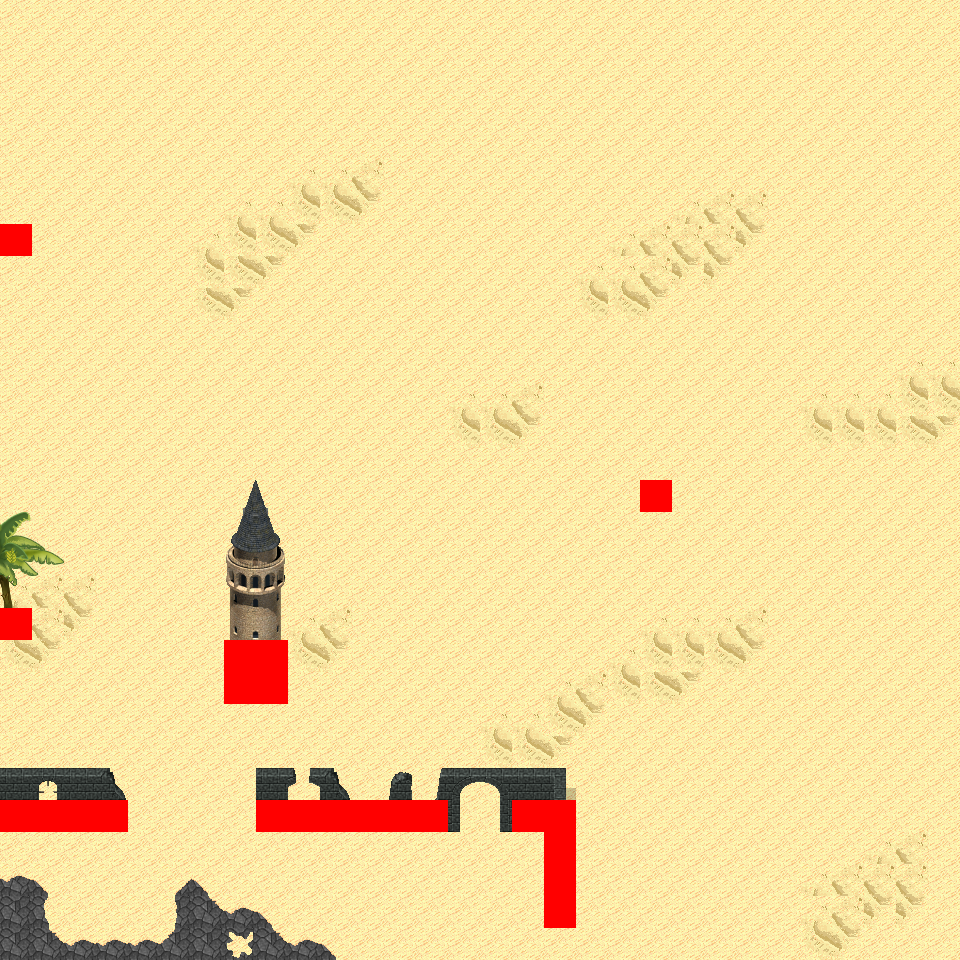

Below is a game level as drawn by its tile map, then a one-line description and the .tmx that defines it (tile-layer data replaced by summaries):
An orthogonal 30x30 tile map with 32x32 px tiles, 6 tile layers (Ground, Object, Object2, Above, ...), 14 tilesets and 6 objects (6x mapExit).

<map version="1.0" orientation="orthogonal" renderorder="right-down" width="30" height="30" tilewidth="32" tileheight="32" nextobjectid="7">
  <tileset firstgid="1" name="tileset_logic_collision" tilewidth="32" tileheight="32" tilecount="1" columns="1">
    <image source="../drawable/tileset_logic_collision.png" width="32" height="32" />
  </tileset>
  <tileset firstgid="2" name="tileset_ground_ground" tilewidth="32" tileheight="32" tilecount="33" columns="3">
    <image source="../drawable/tileset_ground_ground.png" width="96" height="352" />
  </tileset>
  <tileset firstgid="35" name="tileset_terrain_desert" tilewidth="32" tileheight="32" tilecount="88" columns="8">
    <image source="../drawable/tileset_terrain_desert.png" width="256" height="352" />
  </tileset>
  <tileset firstgid="123" name="tileset_building_stone_ruins" tilewidth="32" tileheight="32" tilecount="72" columns="6">
    <image source="../drawable/tileset_building_stone_ruins.png" width="192" height="384" />
  </tileset>
  <tileset firstgid="195" name="tileset_ground_sand_edges" tilewidth="32" tileheight="32" tilecount="15" columns="5">
    <image source="../drawable/tileset_ground_sand_edges.png" width="160" height="96" />
  </tileset>
  <tileset firstgid="210" name="tileset_ground_slate_tiles" tilewidth="32" tileheight="32" tilecount="15" columns="5">
    <image source="../drawable/tileset_ground_slate_tiles.png" width="160" height="96" />
  </tileset>
  <tileset firstgid="225" name="tileset_ground_sand_2" tilewidth="32" tileheight="32" tilecount="15" columns="5">
    <image source="../drawable/tileset_ground_sand_2.png" width="160" height="96" />
  </tileset>
  <tileset firstgid="240" name="tileset_plant_cactus_2" tilewidth="32" tileheight="32" tilecount="10" columns="5">
    <image source="../drawable/tileset_plant_cactus_2.png" width="160" height="64" />
  </tileset>
  <tileset firstgid="250" name="tileset_plant_round_cactuses" tilewidth="32" tileheight="32" tilecount="20" columns="10">
    <image source="../drawable/tileset_plant_round_cactuses.png" width="320" height="64" />
  </tileset>
  <tileset firstgid="270" name="tileset_plant_tree_banana_tree" tilewidth="32" tileheight="32" tilecount="40" columns="4">
    <image source="../drawable/tileset_plant_tree_banana_tree.png" width="128" height="320" />
  </tileset>
  <tileset firstgid="310" name="tileset_plant_tree_palm_tree" tilewidth="32" tileheight="32" tilecount="6" columns="2">
    <image source="../drawable/tileset_plant_tree_palm_tree.png" width="64" height="96" />
  </tileset>
  <tileset firstgid="316" name="tileset_plant_tree_palm_trees" tilewidth="32" tileheight="32" tilecount="40" columns="4">
    <image source="../drawable/tileset_plant_tree_palm_trees.png" width="128" height="320" />
  </tileset>
  <tileset firstgid="356" name="tileset_building_stone_tower" tilewidth="32" tileheight="32" tilecount="14" columns="2">
    <image source="../drawable/tileset_building_stone_tower.png" width="64" height="224" />
  </tileset>
  <tileset firstgid="370" name="tileset_plant_bush_large_green" tilewidth="32" tileheight="32" tilecount="9" columns="3">
    <image source="../drawable/tileset_plant_bush_large_green.png" width="96" height="96" />
  </tileset>
  <layer name="Ground" width="30" height="30">
    <data>[900 cells, 900 non-empty, 6 distinct tile ids]</data>
  </layer>
  <layer name="Object" width="30" height="30">
    <data>[900 cells, 42 non-empty, 25 distinct tile ids]</data>
  </layer>
  <layer name="Object2" width="30" height="30">
    <data>[900 cells, 0 non-empty, 0 distinct tile ids]</data>
  </layer>
  <layer name="Above" width="30" height="30">
    <data>[900 cells, 29 non-empty, 25 distinct tile ids]</data>
  </layer>
  <layer name="Above2" width="30" height="30">
    <data>[900 cells, 0 non-empty, 0 distinct tile ids]</data>
  </layer>
  <layer name="Walkable" width="30" height="30">
    <data>[900 cells, 22 non-empty, 1 distinct tile ids]</data>
  </layer>
  <objectgroup name="MapEvents">
    <object id="1" name="south" type="mapExit" x="0" y="928" width="960" height="32">
      <properties>
        <property name="map" value="level_0_x36_y111" />
        <property name="x" value="0" />
        <property name="y" value="1" />
      </properties>
    </object>
    <object id="2" name="west" type="mapExit" x="0" y="0" width="32" height="224">
      <properties>
        <property name="map" value="level_0_x35_y110" />
        <property name="x" value="28" />
        <property name="y" value="0" />
      </properties>
    </object>
    <object id="3" name="west2" type="mapExit" x="0" y="256" width="32" height="352">
      <properties>
        <property name="map" value="level_0_x35_y110" />
        <property name="x" value="28" />
        <property name="y" value="8" />
      </properties>
    </object>
    <object id="4" name="west3" type="mapExit" x="0" y="640" width="32" height="160">
      <properties>
        <property name="map" value="level_0_x35_y110" />
        <property name="x" value="28" />
        <property name="y" value="20" />
      </properties>
    </object>
    <object id="5" name="west4" type="mapExit" x="0" y="832" width="32" height="128">
      <properties>
        <property name="map" value="level_0_x35_y110" />
        <property name="x" value="28" />
        <property name="y" value="26" />
      </properties>
    </object>
    <object id="6" name="east" type="mapExit" x="928" y="0" width="32" height="960">
      <properties>
        <property name="map" value="level_0_x37_y110" />
        <property name="x" value="1" />
        <property name="y" value="0" />
      </properties>
    </object>
  </objectgroup>
</map>
